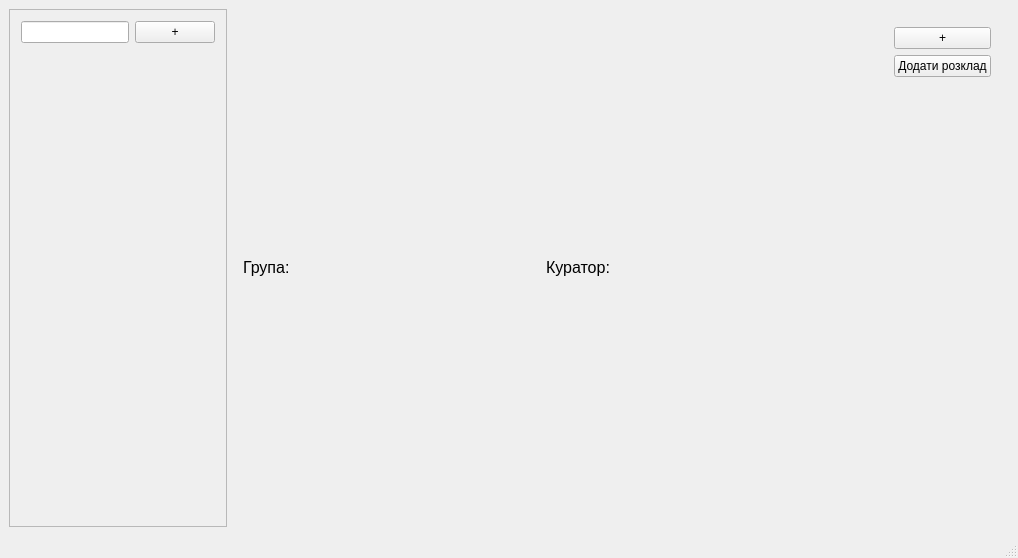
<?xml version="1.0" encoding="UTF-8"?>
<ui version="4.0">
 <class>ScheduleMainWindow</class>
 <widget class="QMainWindow" name="ScheduleMainWindow">
  <property name="geometry">
   <rect>
    <x>0</x>
    <y>0</y>
    <width>1018</width>
    <height>558</height>
   </rect>
  </property>
  <property name="sizePolicy">
   <sizepolicy hsizetype="Minimum" vsizetype="Maximum">
    <horstretch>0</horstretch>
    <verstretch>0</verstretch>
   </sizepolicy>
  </property>
  <property name="windowTitle">
   <string>MainWindow</string>
  </property>
  <widget class="QWidget" name="centralwidget">
   <layout class="QHBoxLayout" name="horizontalLayout">
    <item>
     <widget class="QScrollArea" name="scrollArea">
      <property name="sizePolicy">
       <sizepolicy hsizetype="Minimum" vsizetype="Minimum">
        <horstretch>2</horstretch>
        <verstretch>0</verstretch>
       </sizepolicy>
      </property>
      <property name="widgetResizable">
       <bool>true</bool>
      </property>
      <widget class="QWidget" name="QuickAccessContainer">
       <property name="geometry">
        <rect>
         <x>0</x>
         <y>0</y>
         <width>221</width>
         <height>484</height>
        </rect>
       </property>
       <property name="sizePolicy">
        <sizepolicy hsizetype="Minimum" vsizetype="Minimum">
         <horstretch>0</horstretch>
         <verstretch>0</verstretch>
        </sizepolicy>
       </property>
       <property name="maximumSize">
        <size>
         <width>16777215</width>
         <height>16777215</height>
        </size>
       </property>
       <layout class="QVBoxLayout" name="verticalLayout_3">
        <item>
         <widget class="QWidget" name="widget" native="true">
          <property name="sizePolicy">
           <sizepolicy hsizetype="Minimum" vsizetype="Maximum">
            <horstretch>1</horstretch>
            <verstretch>1</verstretch>
           </sizepolicy>
          </property>
          <layout class="QHBoxLayout" name="horizontalLayout_2">
           <property name="leftMargin">
            <number>2</number>
           </property>
           <property name="topMargin">
            <number>2</number>
           </property>
           <property name="rightMargin">
            <number>2</number>
           </property>
           <property name="bottomMargin">
            <number>2</number>
           </property>
           <item>
            <widget class="QLineEdit" name="SearchLine">
             <property name="sizePolicy">
              <sizepolicy hsizetype="Minimum" vsizetype="Minimum">
               <horstretch>0</horstretch>
               <verstretch>0</verstretch>
              </sizepolicy>
             </property>
             <property name="echoMode">
              <enum>QLineEdit::Normal</enum>
             </property>
             <property name="cursorMoveStyle">
              <enum>Qt::LogicalMoveStyle</enum>
             </property>
            </widget>
           </item>
           <item>
            <widget class="QPushButton" name="ButtonAddPanelItem">
             <property name="sizePolicy">
              <sizepolicy hsizetype="Maximum" vsizetype="Minimum">
               <horstretch>0</horstretch>
               <verstretch>0</verstretch>
              </sizepolicy>
             </property>
             <property name="text">
              <string>+</string>
             </property>
            </widget>
           </item>
          </layout>
         </widget>
        </item>
        <item>
         <widget class="QWidget" name="QuickAccessPanel" native="true">
          <property name="sizePolicy">
           <sizepolicy hsizetype="Minimum" vsizetype="Minimum">
            <horstretch>1</horstretch>
            <verstretch>0</verstretch>
           </sizepolicy>
          </property>
          <layout class="QVBoxLayout" name="verticalLayout">
           <property name="leftMargin">
            <number>1</number>
           </property>
           <property name="topMargin">
            <number>1</number>
           </property>
           <property name="rightMargin">
            <number>1</number>
           </property>
           <property name="bottomMargin">
            <number>1</number>
           </property>
          </layout>
         </widget>
        </item>
        <item>
         <spacer name="verticalSpacer">
          <property name="orientation">
           <enum>Qt::Vertical</enum>
          </property>
          <property name="sizeType">
           <enum>QSizePolicy::Expanding</enum>
          </property>
          <property name="sizeHint" stdset="0">
           <size>
            <width>10</width>
            <height>10</height>
           </size>
          </property>
         </spacer>
        </item>
       </layout>
      </widget>
     </widget>
    </item>
    <item>
     <widget class="QWidget" name="EducationPregressWidget" native="true">
      <property name="sizePolicy">
       <sizepolicy hsizetype="Minimum" vsizetype="Minimum">
        <horstretch>10</horstretch>
        <verstretch>0</verstretch>
       </sizepolicy>
      </property>
      <layout class="QVBoxLayout" name="verticalLayout_6">
       <item>
        <widget class="QWidget" name="InfoWidget" native="true">
         <property name="sizePolicy">
          <sizepolicy hsizetype="Minimum" vsizetype="Maximum">
           <horstretch>0</horstretch>
           <verstretch>0</verstretch>
          </sizepolicy>
         </property>
         <layout class="QHBoxLayout" name="horizontalLayout_3">
          <property name="leftMargin">
           <number>1</number>
          </property>
          <property name="topMargin">
           <number>1</number>
          </property>
          <property name="rightMargin">
           <number>1</number>
          </property>
          <property name="bottomMargin">
           <number>1</number>
          </property>
          <item>
           <widget class="QLabel" name="labelGrup">
            <property name="sizePolicy">
             <sizepolicy hsizetype="Maximum" vsizetype="Preferred">
              <horstretch>0</horstretch>
              <verstretch>0</verstretch>
             </sizepolicy>
            </property>
            <property name="font">
             <font>
              <pointsize>12</pointsize>
             </font>
            </property>
            <property name="text">
             <string>Група:</string>
            </property>
            <property name="textInteractionFlags">
             <set>Qt::TextEditable</set>
            </property>
           </widget>
          </item>
          <item>
           <widget class="QLabel" name="name_grup">
            <property name="font">
             <font>
              <pointsize>12</pointsize>
             </font>
            </property>
            <property name="text">
             <string/>
            </property>
           </widget>
          </item>
          <item>
           <widget class="QLabel" name="labelCurator">
            <property name="sizePolicy">
             <sizepolicy hsizetype="Maximum" vsizetype="Preferred">
              <horstretch>0</horstretch>
              <verstretch>0</verstretch>
             </sizepolicy>
            </property>
            <property name="font">
             <font>
              <pointsize>12</pointsize>
             </font>
            </property>
            <property name="text">
             <string>Куратор:</string>
            </property>
           </widget>
          </item>
          <item>
           <widget class="QLabel" name="name_curator">
            <property name="font">
             <font>
              <pointsize>12</pointsize>
             </font>
            </property>
            <property name="text">
             <string/>
            </property>
           </widget>
          </item>
         </layout>
        </widget>
       </item>
       <item>
        <layout class="QHBoxLayout" name="FirstConteinerForDays"/>
       </item>
       <item>
        <layout class="QHBoxLayout" name="SecondConteinerForDays"/>
       </item>
      </layout>
     </widget>
    </item>
    <item>
     <widget class="QWidget" name="FunctionalPanelConteiner" native="true">
      <property name="sizePolicy">
       <sizepolicy hsizetype="Minimum" vsizetype="Minimum">
        <horstretch>2</horstretch>
        <verstretch>0</verstretch>
       </sizepolicy>
      </property>
      <layout class="QVBoxLayout" name="verticalLayout_2">
       <item>
        <widget class="QWidget" name="FunctionalPanel" native="true">
         <layout class="QVBoxLayout" name="verticalLayout_4">
          <item>
           <widget class="QPushButton" name="ButtonShowAddWindow">
            <property name="text">
             <string>+</string>
            </property>
           </widget>
          </item>
          <item>
           <widget class="QPushButton" name="buttonAddSchedule">
            <property name="text">
             <string>Додати розклад</string>
            </property>
           </widget>
          </item>
         </layout>
        </widget>
       </item>
       <item>
        <spacer name="verticalSpacer_2">
         <property name="orientation">
          <enum>Qt::Vertical</enum>
         </property>
         <property name="sizeHint" stdset="0">
          <size>
           <width>20</width>
           <height>40</height>
          </size>
         </property>
        </spacer>
       </item>
      </layout>
     </widget>
    </item>
   </layout>
  </widget>
  <widget class="QMenuBar" name="menubar">
   <property name="geometry">
    <rect>
     <x>0</x>
     <y>0</y>
     <width>1018</width>
     <height>25</height>
    </rect>
   </property>
  </widget>
  <widget class="QStatusBar" name="statusbar"/>
 </widget>
 <resources/>
 <connections/>
</ui>
